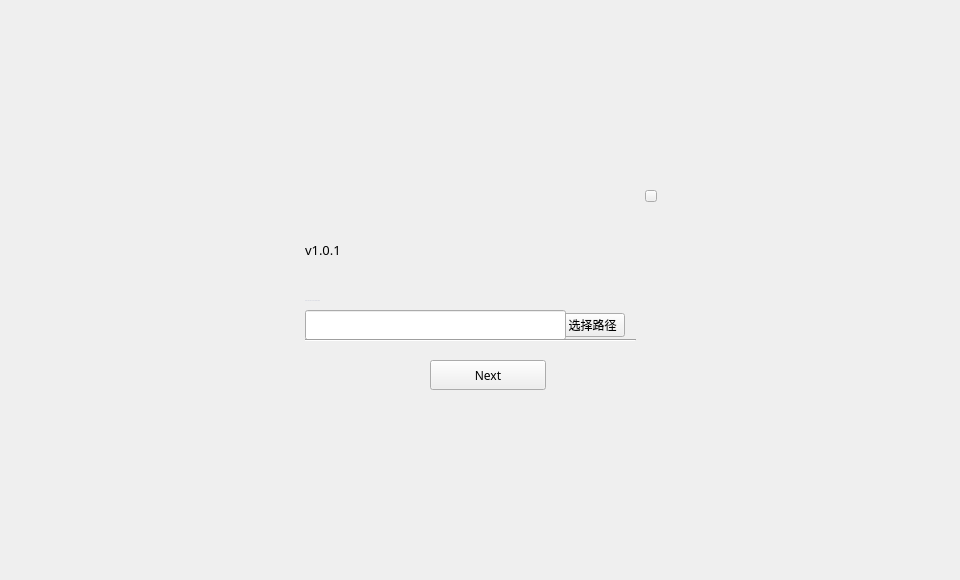
<?xml version="1.0" encoding="UTF-8"?>
<ui version="4.0">
 <class>SelectWalletPathWidget</class>
 <widget class="QWidget" name="SelectWalletPathWidget">
  <property name="geometry">
   <rect>
    <x>0</x>
    <y>0</y>
    <width>960</width>
    <height>580</height>
   </rect>
  </property>
  <property name="font">
   <font>
    <family>Microsoft YaHei UI Light</family>
   </font>
  </property>
  <property name="windowTitle">
   <string>Form</string>
  </property>
  <widget class="QToolButton" name="pathBtn">
   <property name="geometry">
    <rect>
     <x>560</x>
     <y>313</y>
     <width>65</width>
     <height>24</height>
    </rect>
   </property>
   <property name="font">
    <font>
     <family>Microsoft YaHei UI Light</family>
    </font>
   </property>
   <property name="cursor">
    <cursorShape>PointingHandCursor</cursorShape>
   </property>
   <property name="styleSheet">
    <string notr="true"/>
   </property>
   <property name="text">
    <string>选择路径</string>
   </property>
  </widget>
  <widget class="QLineEdit" name="pathLineEdit">
   <property name="geometry">
    <rect>
     <x>305</x>
     <y>310</y>
     <width>261</width>
     <height>30</height>
    </rect>
   </property>
   <property name="font">
    <font>
     <pointsize>10</pointsize>
    </font>
   </property>
   <property name="styleSheet">
    <string notr="true"/>
   </property>
   <property name="readOnly">
    <bool>true</bool>
   </property>
  </widget>
  <widget class="QLabel" name="label">
   <property name="geometry">
    <rect>
     <x>305</x>
     <y>290</y>
     <width>220</width>
     <height>20</height>
    </rect>
   </property>
   <property name="font">
    <font>
     <family>Microsoft YaHei UI Light</family>
     <pointsize>-1</pointsize>
     <weight>50</weight>
     <italic>false</italic>
     <bold>false</bold>
    </font>
   </property>
   <property name="styleSheet">
    <string notr="true">color: rgb(192, 196, 212);
font: 12px &quot;Microsoft YaHei UI Light&quot;;</string>
   </property>
   <property name="text">
    <string>Select the path of the wallet data</string>
   </property>
   <property name="alignment">
    <set>Qt::AlignLeading|Qt::AlignLeft|Qt::AlignVCenter</set>
   </property>
  </widget>
  <widget class="QToolButton" name="closeBtn">
   <property name="geometry">
    <rect>
     <x>645</x>
     <y>190</y>
     <width>12</width>
     <height>12</height>
    </rect>
   </property>
   <property name="cursor">
    <cursorShape>PointingHandCursor</cursorShape>
   </property>
   <property name="focusPolicy">
    <enum>Qt::NoFocus</enum>
   </property>
   <property name="text">
    <string/>
   </property>
  </widget>
  <widget class="QToolButton" name="okBtn">
   <property name="geometry">
    <rect>
     <x>430</x>
     <y>360</y>
     <width>116</width>
     <height>30</height>
    </rect>
   </property>
   <property name="cursor">
    <cursorShape>PointingHandCursor</cursorShape>
   </property>
   <property name="focusPolicy">
    <enum>Qt::NoFocus</enum>
   </property>
   <property name="styleSheet">
    <string notr="true"/>
   </property>
   <property name="text">
    <string>Next</string>
   </property>
  </widget>
  <widget class="QLabel" name="welcome_label">
   <property name="geometry">
    <rect>
     <x>305</x>
     <y>190</y>
     <width>100</width>
     <height>45</height>
    </rect>
   </property>
   <property name="font">
    <font>
     <family>黑体</family>
     <pointsize>16</pointsize>
    </font>
   </property>
   <property name="styleSheet">
    <string notr="true"/>
   </property>
   <property name="text">
    <string/>
   </property>
  </widget>
  <widget class="QLabel" name="label_version">
   <property name="geometry">
    <rect>
     <x>305</x>
     <y>240</y>
     <width>80</width>
     <height>20</height>
    </rect>
   </property>
   <property name="font">
    <font>
     <pointsize>10</pointsize>
    </font>
   </property>
   <property name="text">
    <string>v1.0.1</string>
   </property>
  </widget>
  <widget class="Line" name="line">
   <property name="geometry">
    <rect>
     <x>305</x>
     <y>332</y>
     <width>331</width>
     <height>16</height>
    </rect>
   </property>
   <property name="orientation">
    <enum>Qt::Horizontal</enum>
   </property>
  </widget>
 </widget>
 <resources/>
 <connections/>
</ui>
